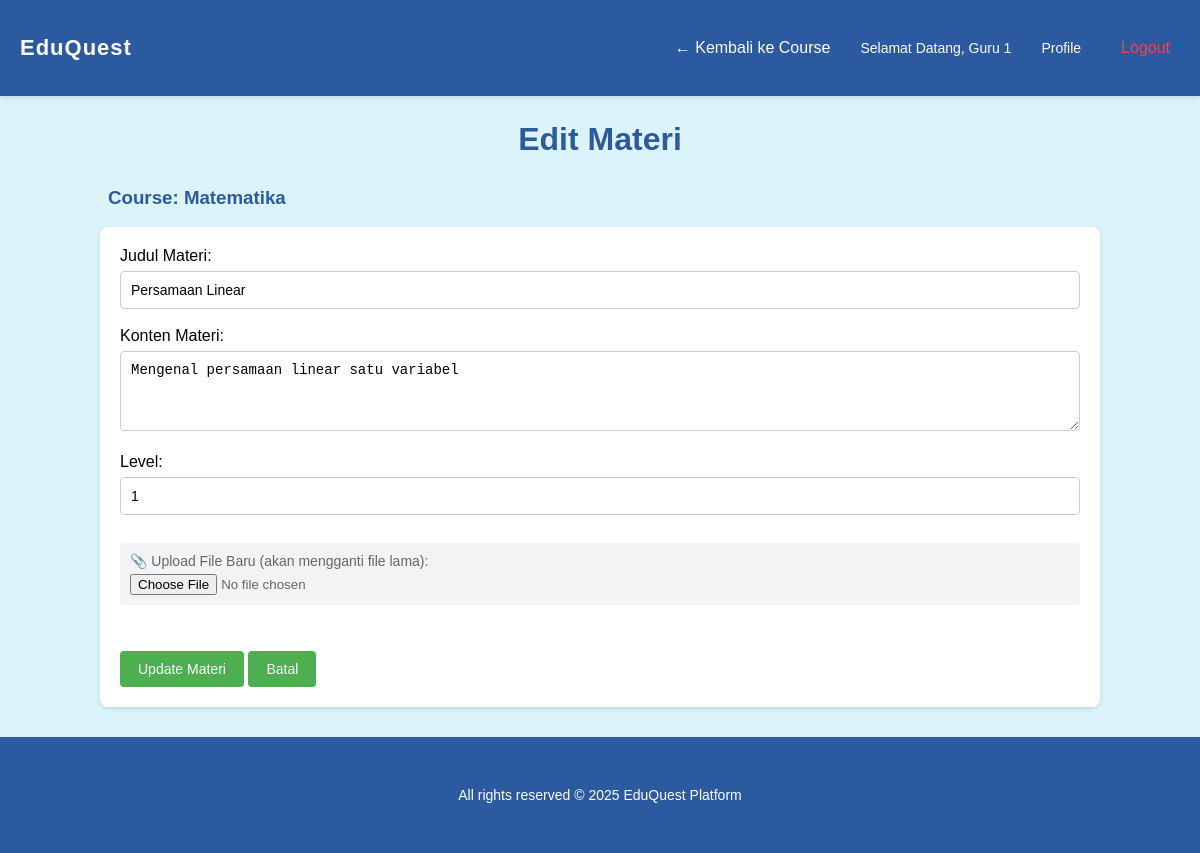
The app's page /edit_material.php?material_id=1 (signed in) with its own data.
### tables this page shows
CREATE TABLE `materials` (
  `material_id` int(11) NOT NULL,
  `course_id` int(11) DEFAULT NULL,
  `material_title` varchar(100) NOT NULL,
  `material_content` text DEFAULT NULL,
  `file_path` varchar(255) DEFAULT NULL,
  `file_name` varchar(255) DEFAULT NULL,
  `file_type` varchar(50) DEFAULT NULL,
  `level` int(11) NOT NULL
);

CREATE TABLE `courses` (
  `course_id` int(11) NOT NULL,
  `course_name` varchar(100) NOT NULL,
  `description` text DEFAULT NULL,
  `created_at` datetime DEFAULT current_timestamp(),
  `teacher_id` int(11) DEFAULT NULL,
  `teacher_name` varchar(100) DEFAULT NULL
);

### edit_material.php (the view, shortened to what this page needs)
<?php
include 'db.php';
$teacher_id = $_SESSION['user_id'];
$material_id = $_GET['material_id'] ?? 0;
$verify = $conn->prepare("SELECT m.*, c.course_name, c.course_id
                          FROM materials m
                          JOIN courses c ON m.course_id = c.course_id
                          WHERE m.material_id = ? AND c.teacher_id = ?");
$verify->bind_param("ii", $material_id, $teacher_id);
$verify->execute();
$result = $verify->get_result();
$material = $result->fetch_assoc();
?>
<!DOCTYPE html>
<html lang="id">
<head>
    <link rel="stylesheet" href="admin_dashboard.css">
</head>
<body>
    <header>
        <div class="container">
            <h1><a href="admin_dashboard.php" style="color:white;text-decoration:none;">EduQuest</a></h1>
            <nav>
                <a href="edit_course.php?course_id=<?= $material['course_id'] ?>">← Kembali ke Course</a>
                <p>Selamat Datang, <?= htmlspecialchars($_SESSION['full_name']) ?></p>
                <p><a href="admin_profile.php" class="prof" style="color: white; text-decoration: none;">Profile</a></p>
                <p><a href="logout.php" style="color:rgb(255, 62, 62);font-size:medium;">Logout</a></p>
            </nav>
        </div>
    </header>
    <h1>Edit Materi</h1>
    <h3 style="margin-left:9%">Course: <?= htmlspecialchars($material['course_name']) ?></h3>
    <div class="material-list">
        <form method="POST" enctype="multipart/form-data">
            <label>Judul Materi:</label>
            <input type="text" name="title" value="<?= htmlspecialchars($material['material_title']) ?>" required><br><br>
            <label>Konten Materi:</label>
            <textarea name="content" placeholder="Konten Materi"><?= htmlspecialchars($material['material_content'] ?? '') ?></textarea><br><br>
            <label>Level:</label>
            <input type="number" name="level" value="<?= $material['level'] ?>" required><br><br>
            <label class="file-input-label">
                📎 Upload File Baru (akan mengganti file lama):
                <input type="file" name="material_file" accept=".ppt,.pptx,.jpg,.jpeg,.png,.docx,.pdf,.mov,.mp4,.mp3">
            </label><br><br>
            <button type="submit">Update Materi</button>
            <a href="edit_course.php?course_id=<?= $material['course_id'] ?>"><button type="button">Batal</button></a>
        </form>
    </div>
    <footer>
    </footer>
</body>
</html>

### admin_dashboard.css (style rules this page uses)
body { font-family: Arial, sans-serif; margin: 0; padding: 0; background: #dbf3fa; display: flex; flex-direction: column; min-height: 100vh; }
a { text-decoration: none; color: #007bff; }
header { background-color: #2c5aa0; padding: 15px 0; box-shadow: 0 2px 5px rgba(0,0,0,0.1); }
.container { display: flex; justify-content: space-between; align-items: center; color: white; margin: 10px 20px; }
.container h1 { color: white; font-size: 26px; font-weight: bold; letter-spacing: 1px; white-space: nowrap; }
.container nav { display: flex; align-items: center; gap: 20px; }
.file-input-label { display: block; margin-top: 10px; color: #666; font-size: 14px; }
html { scroll-behavior: smooth; }
h1, h2, h3 { color: #2c5aa0; }
header { position: sticky; top: 0; z-index: 1000; }
.container h1 { margin: 0; font-size: 22px; }
.container nav a { color: white; font-weight: 500; padding: 6px 10px; border-radius: 4px; transition: background 0.2s ease; }
.container nav a { position: relative; }
.container nav a::after { content: ""; position: absolute; left: 10%; bottom: -6px; width: 0; height: 2px; background-color: white; transition: width 0.25s ease; }
.container nav p a::after { background-color: red; }
.container nav p .prof::after { background-color: rgb(255, 255, 255); }
body > h1 { text-align: center; margin: 25px 0 10px; }
form { margin: auto; width: 100%; border-radius: 6px; }
input[type="text"], input[type="number"], textarea, select { width: 100%; padding: 10px; margin-top: 6px; border-radius: 4px; border: 1px solid #ccc; box-sizing: border-box; font-size: 14px; }
textarea { resize: vertical; min-height: 80px; }
button { background-color: #4CAF50; color: white; border: none; padding: 10px 18px; border-radius: 4px; cursor: pointer; font-size: 14px; margin-top: 10px; }
.material-list { display: flex; flex-direction: column; gap: 15px; background-color: white; padding: 20px; border-radius: 8px; box-shadow: 0 2px 5px rgba(0,0,0,0.1); width: 80%; margin: auto; }
p { font-size: 14px; }
.file-input-label { background: #f1f3f5; padding: 10px; border-radius: 4px; cursor: pointer; }
.file-input-label input[type="file"] { display: block; margin-top: 5px; }

### records on screen
materials: course.course_name "Matematika", title "Persamaan Linear", content "Mengenal persamaan linear satu variabel", level "1"

### other values on screen
$_SESSION['full_name'] "Guru 1"
